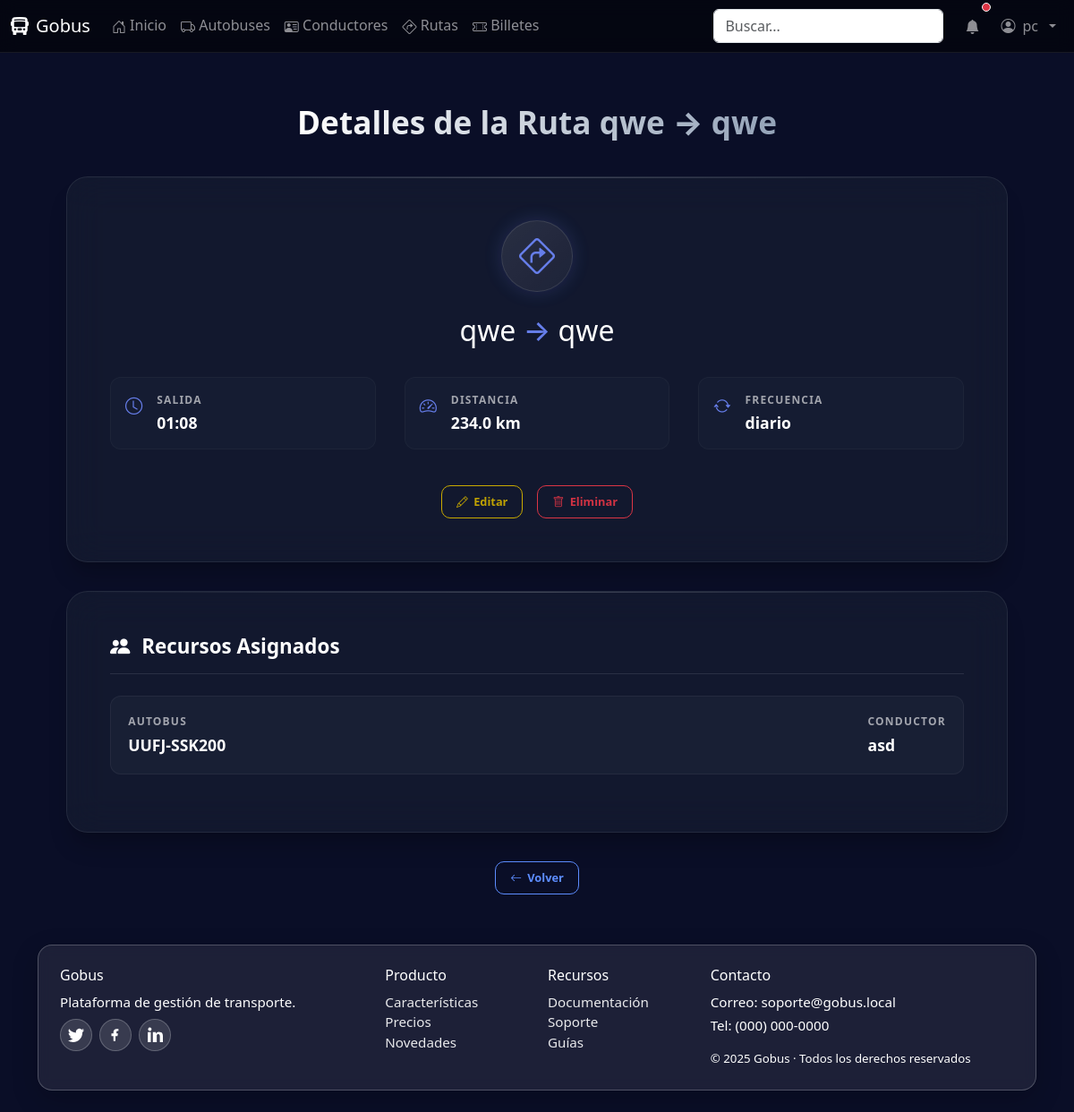
Screenshot of /rutas/3/ (signed in) with the database file from the repository.
### core/models.py (models this page shows, shortened)
class Ruta(models.Model):
    origen = models.CharField(max_length=120)
    destino = models.CharField(max_length=120)
    paradas = models.JSONField(blank=True, default=list, help_text="Lista de paradas intermedias")
    distancia = models.FloatField(help_text="Distancia en km")
    autobus = models.ForeignKey(Autobus, on_delete=models.SET_NULL, null=True, blank=True, related_name="rutas")
    conductor = models.ForeignKey(Conductor, on_delete=models.SET_NULL, null=True, blank=True, related_name="rutas")
    hora_salida = models.DateTimeField()
    frecuencia = models.CharField(max_length=50, help_text="Ej: Diario, Semanal, Cada 30 min")

class Autobus(models.Model):
    matricula = models.CharField(max_length=20, unique=True)
    capacidad = models.PositiveIntegerField()
    modelo = models.CharField(max_length=100)

class Conductor(models.Model):
    nombre = models.CharField(max_length=150)
    licencia = models.CharField(max_length=50, unique=True)

### core/views.py (the view)
# urls.py: path('rutas/<int:pk>/', views.ruta_detail, name='ruta_detail'),
@login_required
def ruta_detail(request, pk):
    ruta = get_object_or_404(Ruta, pk=pk)
    billetes = ruta.billetes.all().order_by('-fecha_compra')
    context = {
        'ruta': ruta,
        'billetes': billetes,
        'title': f'Detalles de la Ruta {ruta.origen} → {ruta.destino}'
    }
    return render(request, 'core/ruta/ruta_detail.html', context)

### core/templates/core/ruta/ruta_detail.html
{% extends 'base.html' %}
{% load static %}
{% block head_extra %}
<link href="{% static 'core/css/home-modern.css' %}" rel="stylesheet">
<link href="{% static 'core/css/crud.css' %}" rel="stylesheet">
{% endblock %}
{% block content %}
<div class="detail-container">
  <div class="detail-header"><h1 class="detail-title">{{ title }}</h1></div>
  <div class="glass-card">
    <div class="main-icon-circle"><i class="bi bi-sign-turn-right"></i></div>
    <div style="text-align: center; margin-bottom: 1rem;">
        <h2 style="color: white;">{{ ruta.origen }} <span style="color: #667eea;">&rarr;</span> {{ ruta.destino }}</h2>
    </div>
    <div class="info-grid">
      <div class="info-item">
        <div class="info-icon"><i class="bi bi-clock"></i></div>
        <div class="info-content"><span class="info-label">Salida</span><div class="info-value">{{ ruta.hora_salida|date:"H:i" }}</div></div>
      </div>
      <div class="info-item">
        <div class="info-icon"><i class="bi bi-speedometer2"></i></div>
        <div class="info-content"><span class="info-label">Distancia</span><div class="info-value">{{ ruta.distancia }} km</div></div>
      </div>
      <div class="info-item">
        <div class="info-icon"><i class="bi bi-arrow-repeat"></i></div>
        <div class="info-content"><span class="info-label">Frecuencia</span><div class="info-value">{{ ruta.frecuencia }}</div></div>
      </div>
    </div>
    <div class="action-buttons">
      <a href="{% url 'ruta_edit' ruta.pk %}" class="btn-action btn-edit"><i class="bi bi-pencil"></i> Editar</a>
      <a href="{% url 'ruta_delete' ruta.pk %}" class="btn-action btn-delete"><i class="bi bi-trash"></i> Eliminar</a>
    </div>
  </div>
  <div class="glass-card">
     <h3 class="section-title"><i class="bi bi-people-fill"></i> Recursos Asignados</h3>
     <div class="list-item-card">
        <div>
            <span class="info-label">Autobus</span>
            {% if ruta.autobus %}
                <div class="info-value">{{ ruta.autobus.matricula }}</div>
            {% else %}
                <div class="info-value" style="color: #ff6a6a;">No asignado</div>
            {% endif %}
        </div>
        <div>
            <span class="info-label">Conductor</span>
            {% if ruta.conductor %}
                <div class="info-value">{{ ruta.conductor.nombre }}</div>
            {% else %}
                <div class="info-value" style="color: #ff6a6a;">No asignado</div>
            {% endif %}
        </div>
     </div>
  </div>
  <div style="text-align: center;">
    <a href="{% url 'ruta_list' %}" class="btn-action btn-view"><i class="bi bi-arrow-left"></i> Volver</a>
  </div>
</div>
{% endblock %}

### templates/base.html (shortened to what this page needs)
{% load static %}
<!doctype html>
<html lang="es">
  <head>
    <link href="https://cdn.jsdelivr.net/npm/bootstrap@5.3.3/dist/css/bootstrap.min.css" rel="stylesheet">
    <link href="https://cdn.jsdelivr.net/npm/bootstrap-icons@1.11.3/font/bootstrap-icons.min.css" rel="stylesheet">
      <link href="{% static 'core/css/base.css' %}" rel="stylesheet">
      <link href="{% static 'core/css/crud.css' %}" rel="stylesheet">
    {% block head_extra %}{% endblock %}
  </head>
  <body>
    <nav class="navbar gobus-navbar navbar-expand-lg navbar-dark">
      <div class="container-fluid">
        <a class="navbar-brand d-flex align-items-center gap-2" href="/">
          <i class="bi bi-bus-front-fill"></i>
          <span>Gobus</span>
        </a>
        <div class="collapse navbar-collapse" id="navbarNav">
          <ul class="navbar-nav me-auto mb-2 mb-lg-0">
            <li class="nav-item"><a class="nav-link" href="/"><i class="bi bi-house-door"></i> Inicio</a></li>
            <li class="nav-item"><a class="nav-link" href="/autobuses"><i class="bi bi-truck"></i> Autobuses</a></li>
            <li class="nav-item"><a class="nav-link" href="/conductores"><i class="bi bi-person-vcard"></i> Conductores</a></li>
            <li class="nav-item"><a class="nav-link" href="/rutas"><i class="bi bi-sign-turn-right"></i> Rutas</a></li>
            <li class="nav-item"><a class="nav-link" href="/billetes"><i class="bi bi-ticket-perforated"></i> Billetes</a></li>
          </ul>
          <form class="d-flex me-3" role="search">
            <input class="form-control" type="search" placeholder="Buscar..." aria-label="Buscar">
          </form>
          <ul class="navbar-nav align-items-center">
            <li class="nav-item me-2">
              <a class="nav-link position-relative" href="#" aria-label="Notificaciones">
                <i class="bi bi-bell-fill"></i>
                <span class="position-absolute top-0 start-100 translate-middle p-1 bg-danger border border-light rounded-circle">
                </span>
              </a>
            </li>
            {% if user.is_authenticated %}
            <li class="nav-item dropdown custom-user-dropdown">
              <a class="nav-link dropdown-toggle d-flex align-items-center gap-2" href="#" role="button" data-bs-toggle="dropdown" aria-expanded="false" data-bs-boundary="viewport" data-bs-display="static">
                <i class="bi bi-person-circle"></i> {{ user.username|default:"Usuario" }}
              </a>
            </li>
            {% else %}
            <li class="nav-item"><a class="nav-link" href="{% url 'login' %}"><i class="bi bi-box-arrow-in-right"></i> Entrar</a></li>
            {% endif %}
          </ul>
        </div>
      </div>
    </nav>
    <main class="container py-4 fade-in">
      {% block content %}{% endblock %}
    </main>
    <footer class="container pb-4 site-footer">
      <div class="glass p-4">
        <div class="row g-4">
          <div class="col-md-4">
            <h6>Gobus</h6>
            <p class="mb-2">Plataforma de gestión de transporte.</p>
            <div class="d-flex gap-2 social">
              <a href="#" aria-label="Twitter" title="Twitter">
              </a>
              <a href="#" aria-label="Facebook" title="Facebook">
                <svg xmlns="http://www.w3.org/2000/svg" width="18" height="18" fill="currentColor" viewBox="0 0 16 16"><path d="M9 6.5V5c0-.5.4-1 1-1h1V2H9C7.3 2 6 3.3 6 5v1.5H4V9h2v5h2V9h2l.5-2.5H8z"/></svg>
              </a>
              <a href="#" aria-label="LinkedIn" title="LinkedIn">
                <svg xmlns="http://www.w3.org/2000/svg" width="18" height="18" fill="currentColor" viewBox="0 0 16 16"><path d="M1.5 1.5A1.5 1.5 0 1 1 4.5 3 1.5 1.5 0 0 1 1.5 1.5zM1 5h3v10H1zM6 5h3v1.7h.1A3.3 3.3 0 0 1 12.9 5C15 5 16 6.3 16 8.9V15h-3V9.5c0-1.4-.5-2.3-1.6-2.3-.9 0-1.3.6-1.5 1.1V15H6z"/></svg>
              </a>
            </div>
          </div>
          <div class="col-6 col-md-2">
            <h6>Producto</h6>
            <ul class="list-unstyled mb-0">
              <li><a class="footer-link" href="#">Características</a></li>
              <li><a class="footer-link" href="#">Precios</a></li>
              <li><a class="footer-link" href="#">Novedades</a></li>
            </ul>
          </div>
          <div class="col-6 col-md-2">
            <h6>Recursos</h6>
            <ul class="list-unstyled mb-0">
              <li><a class="footer-link" href="#">Documentación</a></li>
              <li><a class="footer-link" href="#">Soporte</a></li>
              <li><a class="footer-link" href="#">Guías</a></li>
            </ul>
          </div>
          <div class="col-md-4">
            <h6>Contacto</h6>
            <p class="mb-1">Correo: soporte@gobus.local</p>
            <p class="mb-3">Tel: (000) 000-0000</p>
            <small class="d-block">© {{ now|default:2025 }} Gobus · Todos los derechos reservados</small>
          </div>
        </div>
      </div>
    </footer>
  </body>
</html>

### core/static/core/css/base.css (style rules this page uses)
body { min-height: 100vh; background: linear-gradient(135deg, #0d6efd 0%, #6610f2 50%, #6f42c1 100%); background-attachment: fixed; }
.glass { background: rgba(255, 255, 255, 0.08); border: 1px solid rgba(255, 255, 255, 0.22); border-radius: 16px; backdrop-filter: blur(8px); -webkit-backdrop-filter: blur(8px); box-shadow: 0 10px 30px rgba(0, 0, 0, 0.2); color: #fff; }
.navbar.gobus-navbar { background: rgba(0, 0, 0, 0.55) !important; backdrop-filter: blur(10px); -webkit-backdrop-filter: blur(10px); border-bottom: 1px solid rgba(255, 255, 255, 0.08); position: sticky; top: 0; z-index: 3000; overflow: visible; isolation: isolate; }
.navbar .bi { vertical-align: -0.125em; }
main.container { padding-top: 2rem; padding-bottom: 2rem; }
.site-footer { color: rgba(255, 255, 255, 0.9); font-size: 0.95rem; }
.footer-link { color: rgba(255, 255, 255, 0.9); text-decoration: none; }
.social a { display: inline-flex; align-items: center; justify-content: center; width: 36px; height: 36px; border-radius: 50%; background: rgba(255, 255, 255, 0.12); border: 1px solid rgba(255, 255, 255, 0.22); color: #fff; text-decoration: none; }
.custom-user-dropdown { position: static !important; }
.navbar, .navbar .container-fluid, .navbar-collapse { overflow: visible !important; }
.glass { position: relative; z-index: 0; }

### core/static/core/css/home-modern.css (style rules this page uses)
body { background: #0a0e27 !important; background-image: radial-gradient( circle at 20% 50%, rgba(120, 119, 198, 0.3) 0%, transparent 50% ), radial-gradient( circle at 80% 80%, rgba(255, 119, 198, 0.3) 0%, transparent 50% ), radial-gradient( circle at 40% 20%, rgba(255, 219, 98, 0.2) 0%, transparent 50% ); background-attachment: fixed; }
.section-title { font-size: 3rem; font-weight: 800; color: white; margin-bottom: 1rem; }

### rows the page displays
Ruta: origen "qwe", destino "qwe", hora_salida "01:08", distancia "234.0", frecuencia "diario", autobus.matricula "UUFJ-SSK200", conductor.nombre "asd"

### other values shown
{{ user.username|default:"Usuario" }} "pc"
{{ title }} "Detalles de la Ruta qwe → qwe"
{{ now|default:2025 }} "2025"
